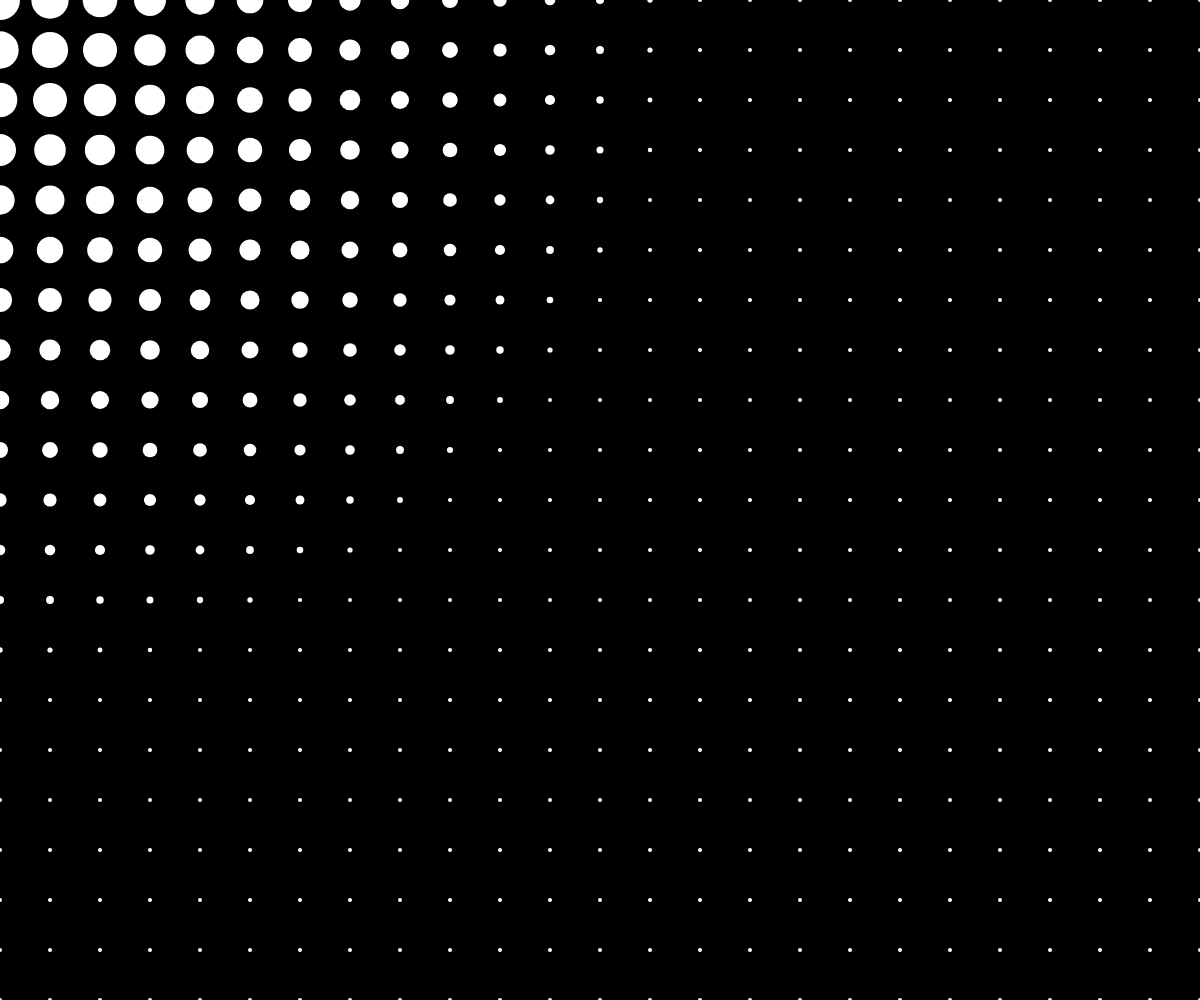
Frame 1 (no input)
Frame 60 (no input): identical to frame 1, image omitted
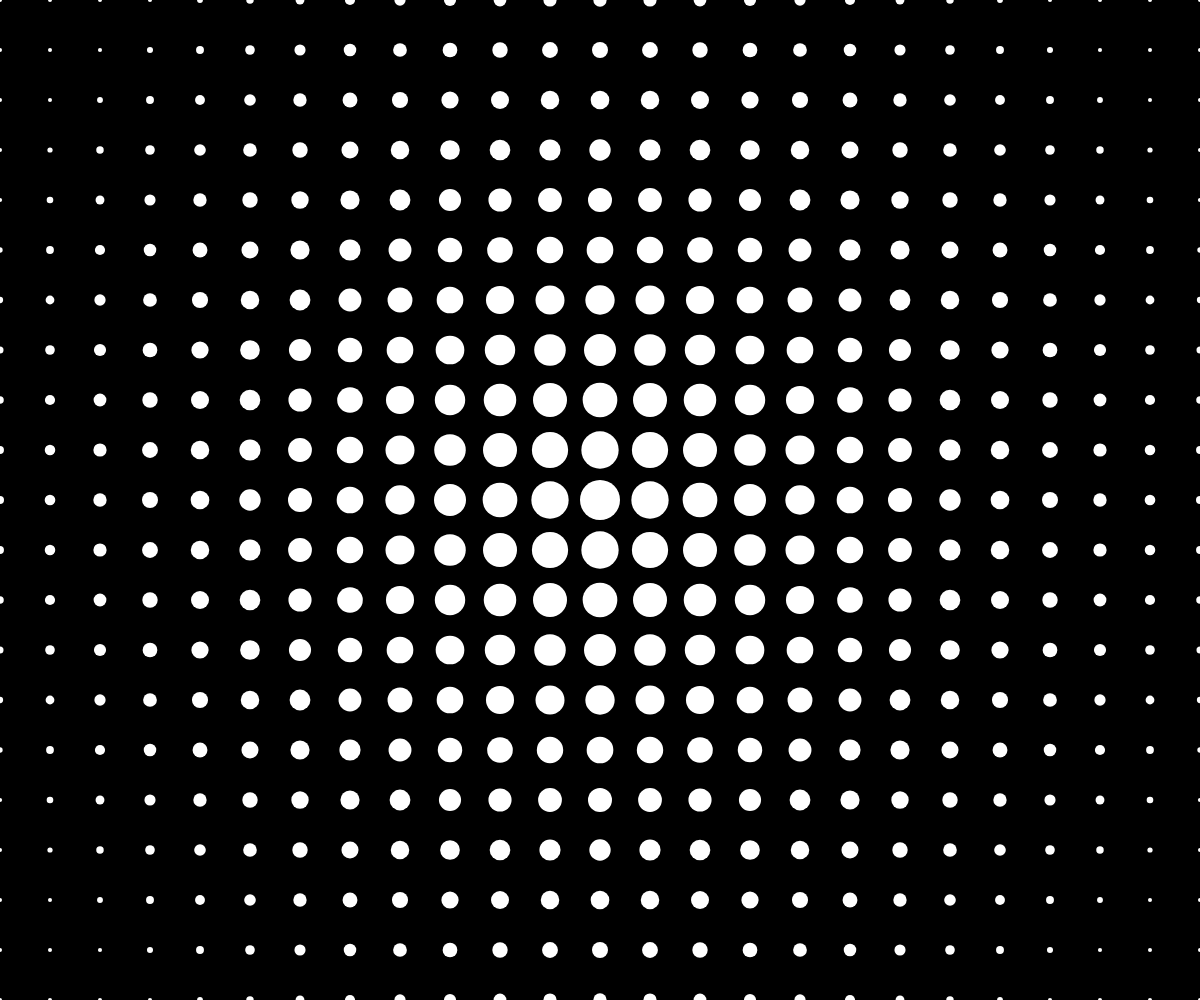
Frame 120 (the mouse pressed at the canvas centre since frame 60)

The p5.js sketch that drew these frames (run headless with seeded random() and noise() and a simulated clock; from frame 60 on, the mouse is pressed at the canvas centre):

// p5.js sketch
// ── sketch.js
const grid = 50;

const maxRadius = 40;

function setup() {
	createCanvas(windowWidth, windowHeight);
	noStroke();
	fill(255);
}

function windowResized() {
	resizeCanvas(windowWidth, windowHeight);
}

function draw(){
	background(0);

	for(let w = 0; w <= width; w += 50){
		for(let h = 0; h <= height; h += 50){
			const d = Math.sqrt(
				Math.pow(mouseX - w, 2) + Math.pow(mouseY - h, 2)
			);
			const _mouseD = 1 - Math.min(1, d / (grid * 15));
			const _radius = maxRadius * Math.max(_mouseD, 0.1);
			ellipse(w, h, _radius);
		}
	}
}
